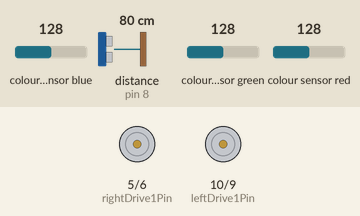
Bench run of a sketch on a simulated Arduino Uno, built with avr-gcc and run on an emulated ATmega328P. On the bench: motor-driver pin pairs drawn as motors (green arrow = first pin HIGH = forward, orange = second pin HIGH = backward, longer = more drive). Wiring (inferred from the names in the program): TCS3200 colour sensor: output pin 7; S2 pin 12; S3 pin 11; S0 pin 2; S1 pin 3. The inputs (shaded band) are chosen by the test bench; at power-on: colour sensor blue 128, distance to the obstacle (sensor on pin 8) 80 cm, colour sensor green 128, colour sensor red 128. The echo pulse lasts 58.3 µs per cm.

Above: at 0.1 s.
At 4.1 s:
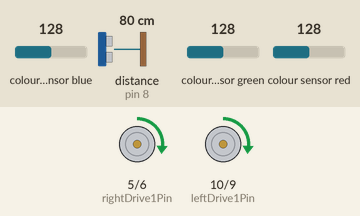
Timing chart, 0 to 5.6 s (numbered marks = the images above):
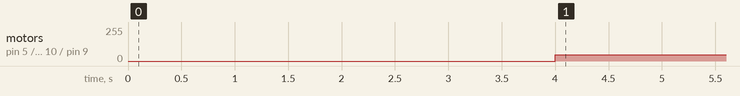

Measured:
- by itself, motor on pin 5 (rightDrive1Pin) / pin 6 (rightDrive2Pin), motor on pin 10 (leftDrive1Pin) / pin 9 (leftDrive2Pin): stopped → forward 47/255 at 4.0 s

The sketch:

RobotBuildingCompetition.ino
```cpp
//Colour recorded values constants
#define NUM_CHANNELS 4
#define NUM_MAP_COLOURS 5

// Colour sensor pins
#define S0Pin 2
#define S1Pin 3
#define S2Pin 12
#define S3Pin 11
#define leftSensorPin 8
#define rightSensorPin 7

//Drive pins
#define leftDrive1Pin 10
#define leftDrive2Pin 9
#define rightDrive1Pin 5
#define rightDrive2Pin 6

//Drive speeds
// #define straightSpeed 35
// #define turnSpeedSlow -30
// #define turnSpeedFast 45

#define straightSpeed 47
#define turnSpeedSlow -18
#define turnSpeedFast 63
#define iterSlow 0
#define iterFast 0.0001

enum colours {
  white = 0,
  black,
  red,
  blue,
  green
};

enum turns {
  left = 0,
  right
};

//Recorded colour values
int rightRecordedValues[NUM_MAP_COLOURS][NUM_CHANNELS] = {
  //Red, Blue, Clear, Green
  {430,300,140,450}, // white
  {6000,4500,1700,6300}, // black
  {740,1800,450,2700}, // red
  {4000,1780,900,3700}, // blue
  {3300,1600,690,1700} // green
};

int leftRecordedValues[NUM_MAP_COLOURS][NUM_CHANNELS] = {
  //Red, Blue, Clear, Green
  {530,380,160,530}, // white
  {2600,2050,750,2700}, // black
  {730,1600,430,2300}, // red
  {2800,1250,615,2350}, // blue
  {1800,1200,455,1420} // green
};

//Colour sensor values
int leftMeasuredValues[NUM_CHANNELS]; //Red, Blue, Clear, Green
int rightMeasuredValues[NUM_CHANNELS]; //Red, Blue, Clear, Green

int iterCount = 0;
int lastTurn = left;

void setup() {
  //Colour sensor pins
  pinMode(S0Pin, OUTPUT);
  pinMode(S1Pin, OUTPUT);
  pinMode(S2Pin, OUTPUT);
  pinMode(S3Pin, OUTPUT);
  pinMode(leftSensorPin, INPUT);
  pinMode(rightSensorPin, INPUT);

  //Drive pins
  pinMode(leftDrive1Pin, OUTPUT);
  pinMode(leftDrive2Pin, OUTPUT);
  pinMode(rightDrive1Pin, OUTPUT);
  pinMode(rightDrive2Pin, OUTPUT);

  // Setting frequency-scaling to 20%
  digitalWrite(S0Pin,HIGH);
  digitalWrite(S1Pin,LOW);
  Serial.begin(9600);
}
void loop() {

  readColourSensors();

  //Printing colour estimates
  // Serial.print("Left: ");
  // Serial.println(getNearestColour(leftMeasuredValues, leftRecordedValues, false));
  // Serial.print("Right: ");
  // Serial.println(getNearestColour(rightMeasuredValues, rightRecordedValues, true));
  // Serial.println();
  // delay(200);

  Tier2();

  //Printing colour values
  // printLeft();
  // printRight();
  // delay(500);
}

int colourDistanceFunction(int* col1, int* col2) {
  int diff = 0;

  for (int i = 0; i<NUM_CHANNELS; i++)
  {
    int thisDiff = abs(col1[i] - col2[i]);
    if (i == 1) {
      diff += 1 * thisDiff;
    }
    else {
      diff += thisDiff;
    }
  }

  return diff;
}

int getNearestColour(int measuredColour[NUM_CHANNELS], int recordedColour[NUM_MAP_COLOURS][NUM_CHANNELS], bool side) {
  // if (side) { //true for right
  //   if (measuredColour[2] > 720) {
  //     return(1);
  //   }
  //   else if (measuredColour[2] < 250) {
  //     return(0);
  //   }
  // }
  // else { //false for left
  //   if (measuredColour[2] > 380) {
  //     return(1);
  //   }
  //   else if (measuredColour[2] < 120) {
  //     return(0);
  //   }
  // }

  int minDiff = colourDistanceFunction(measuredColour, recordedColour[0]);
  int minDiffIndex = 0;
  for (int i = 1; i<NUM_MAP_COLOURS; i++) {
    int diff = colourDistanceFunction(measuredColour, recordedColour[i]);
    if (diff < minDiff)
    {
      minDiff = diff;
      minDiffIndex = i;
    }
  }
  return minDiffIndex;
}

void driveTurn(int lSpeed, int rSpeed) {
  if (lSpeed >= 0) {
    lSpeed = constrain(lSpeed,0,160);
    analogWrite(leftDrive1Pin, lSpeed);
    analogWrite(leftDrive2Pin, 0);
  }
  else {
    lSpeed = abs(lSpeed);
    lSpeed = constrain(lSpeed,0,160);
    analogWrite(leftDrive1Pin, 0);
    analogWrite(leftDrive2Pin, lSpeed);
  }

  if (rSpeed >= 0) {
    rSpeed = constrain(rSpeed,0,160);
    analogWrite(rightDrive1Pin, rSpeed);
    analogWrite(rightDrive2Pin, 0);
  }
  else {
    rSpeed = abs(rSpeed);
    rSpeed = constrain(rSpeed,0,160);
    analogWrite(rightDrive1Pin, 0);
    analogWrite(rightDrive2Pin, rSpeed);
  }
}

void driveStraight(int speed) {
  if (speed >= 0) {
    speed = constrain(speed,0,160);
    analogWrite(leftDrive1Pin, speed);
    analogWrite(rightDrive1Pin, speed);
    analogWrite(leftDrive2Pin, 0);
    analogWrite(rightDrive2Pin, 0);
  }
  else {
    speed = abs(speed);
    speed = constrain(speed,0,160);
    analogWrite(leftDrive1Pin, 0);
    analogWrite(rightDrive1Pin, 0);
    analogWrite(leftDrive2Pin, speed);
    analogWrite(rightDrive2Pin, speed);
  }

}

void Tier1() {
  int left = getNearestColour(leftMeasuredValues, leftRecordedValues, false);
  int right = getNearestColour(rightMeasuredValues, rightRecordedValues, true);
  if (left != white && right == white) {
    turnLeft(0);
    // lastTurn = left;
    // iterCount = 0;
  }
  else if (left == white && right != white) {
    turnRight(0);
    // lastTurn = right;
    // iterCount = 0;
  }
  else {
    // if (lastTurn == left) {
    //   turnLeft(iterCount);
    // }
    // else {
    //   turnRight(iterCount);
    // }
    // iterCount ++;
    straight();
  }
}

void Tier2() {
  int left = getNearestColour(leftMeasuredValues, leftRecordedValues, false);
  int right = getNearestColour(rightMeasuredValues, rightRecordedValues, true);
  if (left == white && right == white) {
    straight();
  }
  else if (left == white) {
    turnRight(0);
  }
  else if (right == white) {
    turnLeft(0);
  }
  else if (right != red && left == red) {
    turnLeft(0);
    lastTurn = left;
  }
  else if (left != red && right == red) {
    turnRight(0);
    lastTurn = right;
  }
  else {
    creepForward();
  }
}

void Tier3() {
  int left = getNearestColour(leftMeasuredValues, leftRecordedValues, false);
  int right = getNearestColour(rightMeasuredValues, rightRecordedValues, true);
  if (left == white && right == white) {
    straight();
  }
  else if (left == white) {
    turnRight(0);
  }
  else if (right == white) {
    turnLeft(0);
  }
  else if (right != black && isColour(left)) {
    turnLeft(0);
    lastTurn = left;
  }
  else if (left != black && isColour(right)) {
    turnRight(0);
    lastTurn = right;
  }
  else {
    creepForward();
  }
}

bool isColour(int colourIn) {
  if (colourIn == red || colourIn == green || colourIn == blue) {
    return(true);
  }
  else {
    return(false);
  }
}

void creepForward() {
  driveTurn(0,45);
}

void turnRight(int iterCount) {
  driveTurn(turnSpeedFast + iterCount * iterFast, turnSpeedSlow + iterCount * iterSlow);
}

void turnLeft(int iterCount) {
  driveTurn(turnSpeedSlow + iterCount * iterSlow, turnSpeedFast + iterCount * iterFast);
}

void straight() {
  driveStraight(straightSpeed);
}

void readColourSensors() {
  //left sensor
  leftMeasuredValues[0] = readRed(leftSensorPin);
  leftMeasuredValues[1] = readBlue(leftSensorPin);
  leftMeasuredValues[2] = readClear(leftSensorPin);
  leftMeasuredValues[3] = readGreen(leftSensorPin);
  //right sensor
  rightMeasuredValues[0] = readRed(rightSensorPin);
  rightMeasuredValues[1] = readBlue(rightSensorPin);
  rightMeasuredValues[2] = readClear(rightSensorPin);
  rightMeasuredValues[3] = readGreen(rightSensorPin);
}

int readRed(int sensorInputPin) {
    // Setting red filtered photodiodes to be read
    digitalWrite(S2Pin,LOW);
    digitalWrite(S3Pin,LOW);

    // Reading the output frequency
    int frequency = pulseIn(sensorInputPin, LOW);

    //Returning value
    return(frequency);
}

int readBlue(int sensorInputPin) {
  // Setting blue filtered photodiodes to be read
  digitalWrite(S2Pin,LOW);
  digitalWrite(S3Pin,HIGH);

  // Reading the output frequency
  int frequency = pulseIn(sensorInputPin, LOW);

  //Returning value
  return(frequency);
}

int readGreen(int sensorInputPin) {
  // Setting green filtered photodiodes to be read
  digitalWrite(S2Pin,HIGH);
  digitalWrite(S3Pin,HIGH);

  // Reading the output frequency
  int frequency = pulseIn(sensorInputPin, LOW);

  //Returning value
  return(frequency);
}

int readClear(int sensorInputPin) {
  // Setting readClear filtered photodiodes to be read
  digitalWrite(S2Pin,HIGH);
  digitalWrite(S3Pin,LOW);

  // Reading the output frequency
  int frequency = pulseIn(sensorInputPin, LOW);

  //Returning value
  return(frequency);
}

void printLeft() {
  Serial.println("Left");
  Serial.print("R: ");
  Serial.println(leftMeasuredValues[0]);
  Serial.print("B: ");
  Serial.println(leftMeasuredValues[1]);
  Serial.print("C: ");
  Serial.println(leftMeasuredValues[2]);
  Serial.print("G: ");
  Serial.println(leftMeasuredValues[3]);
  Serial.println();
}

void printRight() {
  Serial.println("right");
  Serial.print("R: ");
  Serial.println(rightMeasuredValues[0]);
  Serial.print("B: ");
  Serial.println(rightMeasuredValues[1]);
  Serial.print("C: ");
  Serial.println(rightMeasuredValues[2]);
  Serial.print("G: ");
  Serial.println(rightMeasuredValues[3]);
  Serial.println();
}
```
